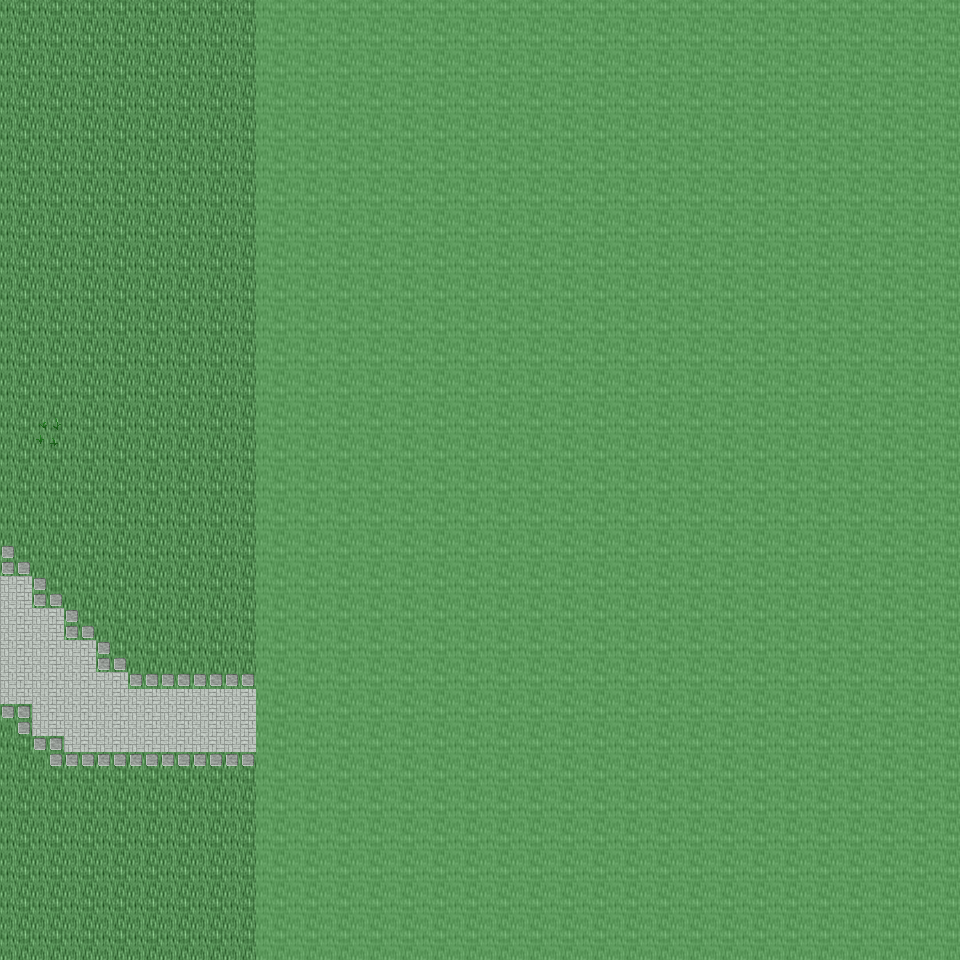

Below is a game level as drawn by its tile map, then a one-line description and the .tmx that defines it (tile-layer data replaced by summaries):
An orthogonal 30x30 tile map with 32x32 px tiles, 6 tile layers (Ground, Object, Object2, Above, ...), 21 tilesets and 3 objects (3x mapchange).

<map version="1.0" orientation="orthogonal" renderorder="right-down" width="30" height="30" tilewidth="32" tileheight="32" nextobjectid="4">
  <tileset firstgid="1" name="tileset_ground_ground" tilewidth="32" tileheight="32" tilecount="33" columns="3">
    <image source="../drawable/tileset_ground_ground.png" width="96" height="352" />
  </tileset>
  <tileset firstgid="34" name="tileset_plant_flower_daisy_white" tilewidth="32" tileheight="32" tilecount="8" columns="2">
    <image source="../drawable/tileset_plant_flower_daisy_white.png" width="64" height="128" />
  </tileset>
  <tileset firstgid="42" name="tileset_plant_grasses" tilewidth="32" tileheight="32" tilecount="6" columns="3">
    <image source="../drawable/tileset_plant_grasses.png" width="96" height="64" />
  </tileset>
  <tileset firstgid="48" name="tileset_plant_flower_daisy_yellow" tilewidth="32" tileheight="32" tilecount="8" columns="2">
    <image source="../drawable/tileset_plant_flower_daisy_yellow.png" width="64" height="128" />
  </tileset>
  <tileset firstgid="56" name="tileset_plant_leaves" tilewidth="32" tileheight="32" tilecount="8" columns="4">
    <image source="../drawable/tileset_plant_leaves.png" width="128" height="64" />
  </tileset>
  <tileset firstgid="64" name="tileset_building_wall_wall_brown" tilewidth="32" tileheight="32" tilecount="12" columns="3">
    <image source="../drawable/tileset_building_wall_wall_brown.png" width="96" height="128" />
  </tileset>
  <tileset firstgid="76" name="tileset_building_wall_stone" tilewidth="32" tileheight="32" tilecount="12" columns="3">
    <image source="../drawable/tileset_building_wall_stone.png" width="96" height="128" />
  </tileset>
  <tileset firstgid="88" name="tileset_plant_bush_bushes" tilewidth="32" tileheight="32" tilecount="10" columns="5">
    <image source="../drawable/tileset_plant_bush_bushes.png" width="160" height="64" />
  </tileset>
  <tileset firstgid="98" name="tileset_plant_cactus" tilewidth="32" tileheight="32" tilecount="2" columns="1">
    <image source="../drawable/tileset_plant_cactus.png" width="32" height="64" />
  </tileset>
  <tileset firstgid="100" name="tileset_plant_stump_stump_brown" tilewidth="32" tileheight="32" tilecount="4" columns="2">
    <image source="../drawable/tileset_plant_stump_stump_brown.png" width="64" height="64" />
  </tileset>
  <tileset firstgid="104" name="tileset_plant_tree_tree_darkgreen" tilewidth="32" tileheight="32" tilecount="88" columns="8">
    <image source="../drawable/tileset_plant_tree_tree_darkgreen.png" width="256" height="352" />
  </tileset>
  <tileset firstgid="192" name="tileset_building_window_window_long" tilewidth="32" tileheight="32" tilecount="3" columns="3">
    <image source="../drawable/tileset_building_window_window_long.png" width="96" height="32" />
  </tileset>
  <tileset firstgid="195" name="tileset_building_door_door_n" tilewidth="32" tileheight="32" tilecount="6" columns="3">
    <image source="../drawable/tileset_building_door_door_n.png" width="96" height="64" />
  </tileset>
  <tileset firstgid="201" name="tileset_building_roof_green" tilewidth="32" tileheight="32" tilecount="20" columns="5">
    <image source="../drawable/tileset_building_roof_green.png" width="160" height="128" />
  </tileset>
  <tileset firstgid="221" name="tileset_plant_vine" tilewidth="32" tileheight="32" tilecount="3" columns="1">
    <image source="../drawable/tileset_plant_vine.png" width="32" height="96" />
  </tileset>
  <tileset firstgid="224" name="tileset_item_corpse_skull_dark" tilewidth="32" tileheight="32" tilecount="2" columns="2">
    <image source="../drawable/tileset_item_corpse_skull_dark.png" width="64" height="32" />
  </tileset>
  <tileset firstgid="226" name="tileset_logic_collision" tilewidth="32" tileheight="32" tilecount="1" columns="1">
    <image source="../drawable/tileset_logic_collision.png" width="32" height="32" />
  </tileset>
  <tileset firstgid="227" name="tileset_building_door_closed" tilewidth="32" tileheight="32" tilecount="1" columns="1">
    <image source="../drawable/tileset_building_door_closed.png" width="32" height="32" />
  </tileset>
  <tileset firstgid="228" name="tileset_ground_blue_paving" tilewidth="32" tileheight="32" tilecount="2" columns="1">
    <image source="../drawable/tileset_ground_blue_paving.png" width="32" height="64" />
  </tileset>
  <tileset firstgid="230" name="tileset_ground_green_paving" tilewidth="32" tileheight="32" tilecount="18" columns="3">
    <image source="../drawable/tileset_ground_green_paving.png" width="96" height="192" />
  </tileset>
  <tileset firstgid="248" name="tileset_object_rotating_crystal" tilewidth="32" tileheight="32" tilecount="48" columns="8">
    <image source="../drawable/tileset_object_rotating_crystal.png" width="256" height="192" />
  </tileset>
  <layer name="Ground" width="30" height="30">
    <data>[900 cells, 900 non-empty, 2 distinct tile ids]</data>
  </layer>
  <layer name="Object" width="30" height="30">
    <data>[900 cells, 18 non-empty, 6 distinct tile ids]</data>
  </layer>
  <layer name="Object2" width="30" height="30">
    <data>[900 cells, 0 non-empty, 0 distinct tile ids]</data>
  </layer>
  <layer name="Above" width="30" height="30">
    <data>[900 cells, 550 non-empty, 21 distinct tile ids]</data>
  </layer>
  <layer name="Above2" width="30" height="30">
    <data>[900 cells, 7 non-empty, 1 distinct tile ids]</data>
  </layer>
  <layer name="Walkable" width="30" height="30">
    <data>[900 cells, 660 non-empty, 1 distinct tile ids]</data>
  </layer>
  <objectgroup name="MapEvents">
    <object id="1" name="north" type="mapchange" x="0" y="0" width="256" height="32">
      <properties>
        <property name="map" value="0_ados_mountain_n2_w2_x4_y0" />
        <property name="place" value="south" />
      </properties>
    </object>
    <object id="2" name="south" type="mapchange" x="0" y="928" width="256" height="32">
      <properties>
        <property name="map" value="0_ados_mountain_n2_w2_x4_y2" />
        <property name="place" value="north" />
      </properties>
    </object>
    <object id="3" name="west" type="mapchange" x="0" y="0" width="32" height="960">
      <properties>
        <property name="map" value="0_ados_mountain_n2_w2_x3_y1" />
        <property name="place" value="east" />
      </properties>
    </object>
  </objectgroup>
</map>
